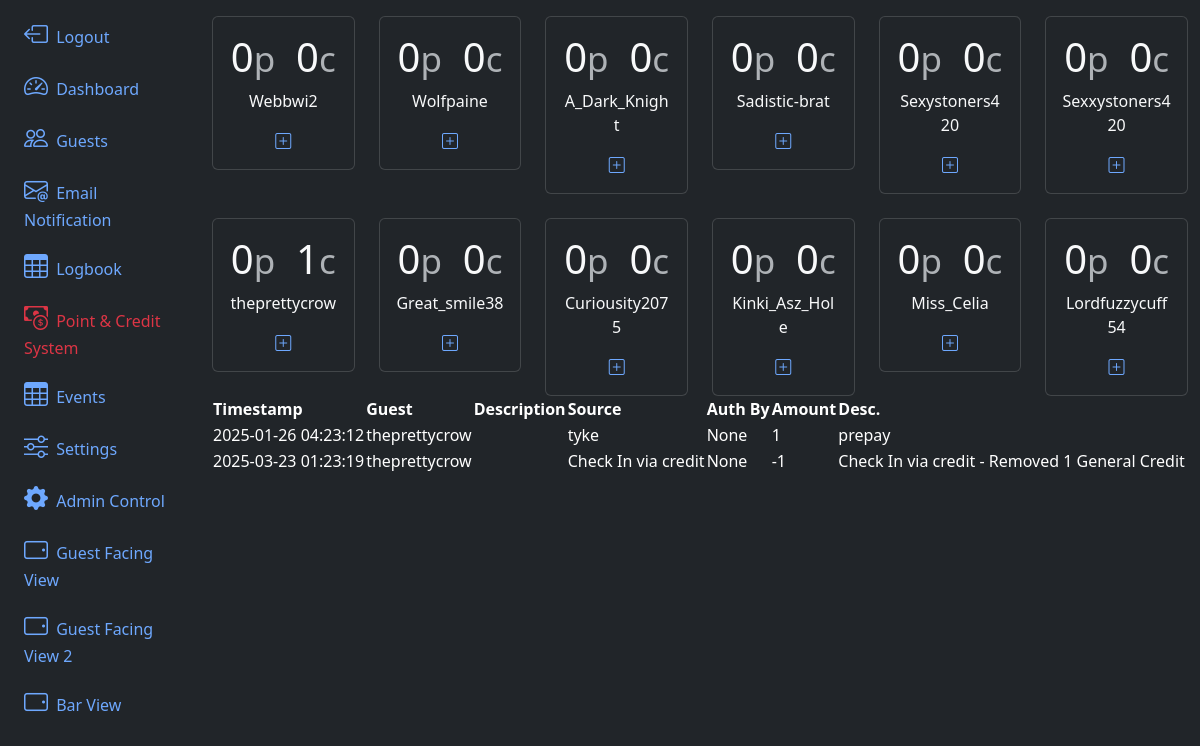
The app's page /credits/ with its own data.
### app/models.py (models this page shows, shortened)
@dataclass
class GuestCredit(db.Model):
    id:int = db.Column(db.Integer, primary_key=True)
    lastUpdate = db.Column(db.DateTime(timezone=True), server_default=None)
    guest_id = db.Column(db.Integer, db.ForeignKey('guest.id'), nullable=False)
    points:int  = db.Column(db.Integer, nullable=False, default=0)
    generalAmount:int  = db.Column(db.Integer, nullable=False, default=0)
    specialEventAmount:int  = db.Column(db.Integer, nullable=False, default=0)
    privateSessionAmount:int  = db.Column(db.Integer, nullable=False, default=0)

@dataclass
class Guest(db.Model, UserMixin):
    id:int = db.Column(db.Integer, primary_key=True)
    uuid:str  = db.Column(db.String, unique=True, name="uuid")
    fetUsername:str  = db.Column(db.String(100) )
    name:str  = db.Column(db.String(100), nullable=False)
    email:str  = db.Column(db.String(200), nullable=False)
    phone:str  = db.Column(db.String(20))
    barStatus:int = db.Column(db.Integer, default=0)
    checkin_blocked:bool = db.Column(db.Boolean(), default=False)
    password:str  = db.Column(db.String(255))
    allow_qrcode_refresh:bool = db.Column(db.Boolean(), default=True)
    roles = db.relationship('Role', backref=db.backref('guests'), secondary=guest_role)
    performs = db.relationship('Addon', backref='guests', secondary='guest_addons')
    termsCheck:bool = db.Column(db.Boolean(), default=False)
    termsDate = db.Column(db.DateTime(timezone=True), server_default=func.now())
    membershipEmailSent:bool = db.Column(db.Boolean(), default=False)
    membershipEmailSentDate = db.Column(db.DateTime(timezone=True), server_default=None)
    membershipStart = db.Column(db.DateTime(timezone=True), server_default=None)
    membershipEnd = db.Column(db.DateTime(timezone=True), server_default=None)
    credit = db.relationship('GuestCredit',backref='guest')
    logbook = db.relationship('Guestlog', backref='guest')
    checkedIn:bool = db.Column(db.Boolean(), default=False)
    lastVisit = db.Column(db.DateTime(timezone=True), server_default=None)
    lastCheckOut = db.Column(db.DateTime(timezone=True), server_default=None)
    created_at = db.Column(db.DateTime(timezone=True), server_default=func.now())

@dataclass
class CreditTransactionLog(db.Model):
    id:int = db.Column(db.Integer, primary_key=True)
    timestamp = db.Column(db.DateTime(timezone=True), server_default=func.now())
    guest = db.Column(db.Integer,  db.ForeignKey('guest.id'), nullable=False)
    authorizedSource:str  = db.Column(db.String(100), nullable=False)
    authorizedBy  = db.Column(db.Integer, db.ForeignKey('guest.id'))
    pointChange:int  = db.Column(db.Integer, nullable=False, default=0)
    generalAmountChange:int  = db.Column(db.Integer, nullable=False, default=0)
    specialEventAmountChange:int  = db.Column(db.Integer, nullable=False, default=0)
    privateSessionAmountChange:int  = db.Column(db.Integer, nullable=False, default=0)
    description:str  = db.Column(db.String(200), nullable=False)

### app/routes.py (the view)
@app.route('/credits/', methods=['GET', 'POST'])
def credits():
    return render_template('credits.html', guests=Guest.query.all(), guestCreds=GuestCredit.query.all(), guestCreditLog=CreditTransactionLog.query.all())

### app/__init__.py (called while the page is built)
@app.template_filter('not_check_role_skip_payment_at_checkin')
def not_check_role_skip_payment_at_checkin(guest):
    return not any(x.skip_payment_at_checkin == True for x in guest.roles)

### app/templates/credits.html (shortened to what this page needs)
{% extends 'layout.html' %}
{% block content %}
<div>
    <div class="row row-cols-2 row-cols-sm-2 row-cols-md-3 row-cols-lg-4 row-cols-xl-6 g-4">
        {% for creds in guestCreds %}
            {% if creds.guest | not_check_role_skip_payment_at_checkin %}
            <div class="col">
                <div class="card text-center bg-dark text-light">
                    <div class="card-body">
                        <div class="card-title">
                            <h1>
                                {{- creds.points -}}
                                <small class="text-body-secondary">p</small>
                                {{- creds.generalAmount -}}
                                <small class="text-body-secondary">c</small>
                            </h1>
                        </div>
                        <p class="card-text">{{ creds.guest.fetUsername }}</p>
                        <a href="/guestCredit/{{creds.guest.id}}" class="m-2 p-3"><i class="bi bi-plus-square"></i></a>
                    </div>
                </div>
            </div>
            {% endif %}
        {% endfor %}
    </div>
    <table class="table-dark rounded-3 overflow-hidden " data-toggle="table" data-search="true">
        <thead>
            <tr>
                <th data-sortable="true" scope="col">Timestamp</th>
                <th data-sortable="true" scope="col">Guest</th>
                <th data-sortable="true" scope="col">Description</th>
                <th data-sortable="true" scope="col">Source</th>
                <th data-sortable="true" scope="col">Auth By</th>
                <th data-sortable="true" scope="col">Amount</th>
                <th data-sortable="true" scope="col">Desc.</th>
            </tr>
        </thead>
        <tbody>
            {% for logItem in guestCreditLog %}
            <tr>
                <td scope="row">{{ logItem.timestamp }}</td>
                <td scope="row">{{ guests[logItem.guest].fetUsername }}</td>
                <td scope="row">{{ guests[logItem.guest].description }}</td>
                <td scope="row">{{ logItem.authorizedSource }}</td>
                <td scope="row">{% if logItem.authorizedBy%}{{ guests[logItem.authorizedBy].role }}{%else%}None {% endif %}</td>
                <td scope="row">{{ logItem.generalAmountChange }}</td>
                <td scope="row">{{ logItem.description }}</td>
            </tr>
            {% endfor %}
        </tbody>
    </table>
</div>
{% endblock content %}

### records on screen
GuestCredit: points "0", generalAmount "0", guest.fetUsername "Webbwi2"
GuestCredit: points "0", generalAmount "0", guest.fetUsername "Wolfpaine"
GuestCredit: points "0", generalAmount "0", guest.fetUsername "A_Dark_Knight"
GuestCredit: points "0", generalAmount "0", guest.fetUsername "Sadistic-brat"
GuestCredit: points "0", generalAmount "0", guest.fetUsername "Sexystoners420"
GuestCredit: points "0", generalAmount "0", guest.fetUsername "Sexxystoners420"
GuestCredit: points "0", generalAmount "1", guest.fetUsername "theprettycrow"
GuestCredit: points "0", generalAmount "0", guest.fetUsername "Great_smile38"
GuestCredit: points "0", generalAmount "0", guest.fetUsername "Curiousity2075"
GuestCredit: points "0", generalAmount "0", guest.fetUsername "Kinki_Asz_Hole"
GuestCredit: points "0", generalAmount "0", guest.fetUsername "Miss_Celia"
GuestCredit: points "0", generalAmount "0", guest.fetUsername "Lordfuzzycuff54"
CreditTransactionLog: timestamp "2025-01-26 04:23:12", guest.fetUsername "theprettycrow", authorizedSource "tyke", shows "None", generalAmountChange "1", description "prepay"
CreditTransactionLog: timestamp "2025-03-23 01:23:19", guest.fetUsername "theprettycrow", authorizedSource "Check In via credit", shows "None", generalAmountChange "-1", description "Check In via credit - Removed 1 General Credit"
